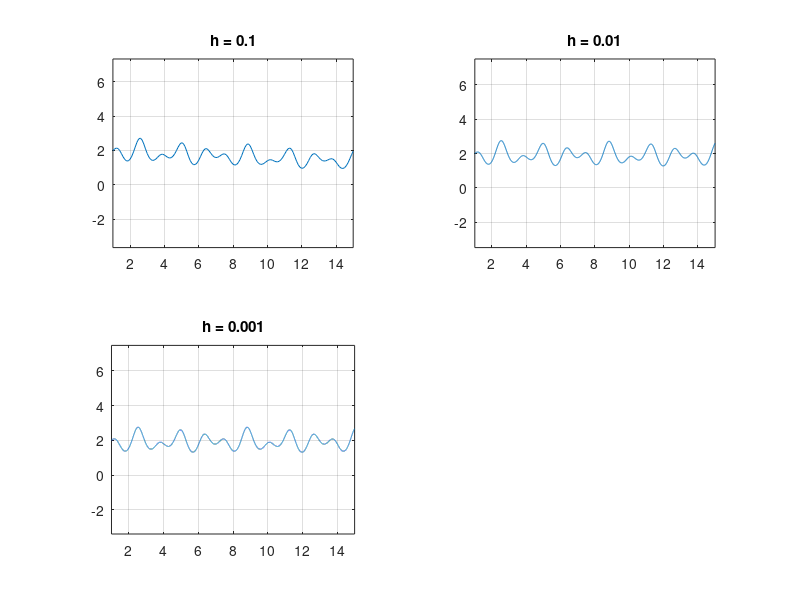

Write the MATLAB code that produced this figure. (Note: this script raises an error after producing the figure.)
%% Uppgift 1

f = @(t, u) cos(3.*t) - sin(5.*t) .* u;
a = 1;
b = 15;
ua = 2;

for i = 1:3
    subplot(2, 2, i)
    h = 10 ^ (-i);
    N = (b - a) / h;
    t = a + (0:N) * h;
    U = zeros(size(t));
    U(1) = ua;
    for n=1:N
        U(n+1) = U(n) + h * f(t(n), U(n));
    end
    plot(t, U), axis equal, grid on, title(sprintf('h = %g', h))
end


%% Uppgift 2 och 3

h = .001;
function_data = {
    {@(t, u) t .^ 2, [1 3], 1}
    {@(t, u) u, [0 2], 1}
    {@(t, u) -t .* u, [0 3], 1}
    {@(t, u) -5 .* u, [0 1], 2}
};

for i = 1:size(function_data)
    subplot(2, 2, i)
    data = function_data{i};
    f = data{1}; I = data{2}; ua = data{3};
    [t, U] = min_ode(f, I, ua, h);
    plot(t, U), axis equal
end


%% Uppgift 4

f = @(t, u) cos(3.*t) - sin(5.*t) .* u;
a = 1;
b = 15;
ua = 2;

[t, U] = ode45(f, [a b], ua);
hold on
plot(t, U), axis equal, grid on

[t, U] = min_ode(f, [a b], ua, .001);
plot(t, U)
